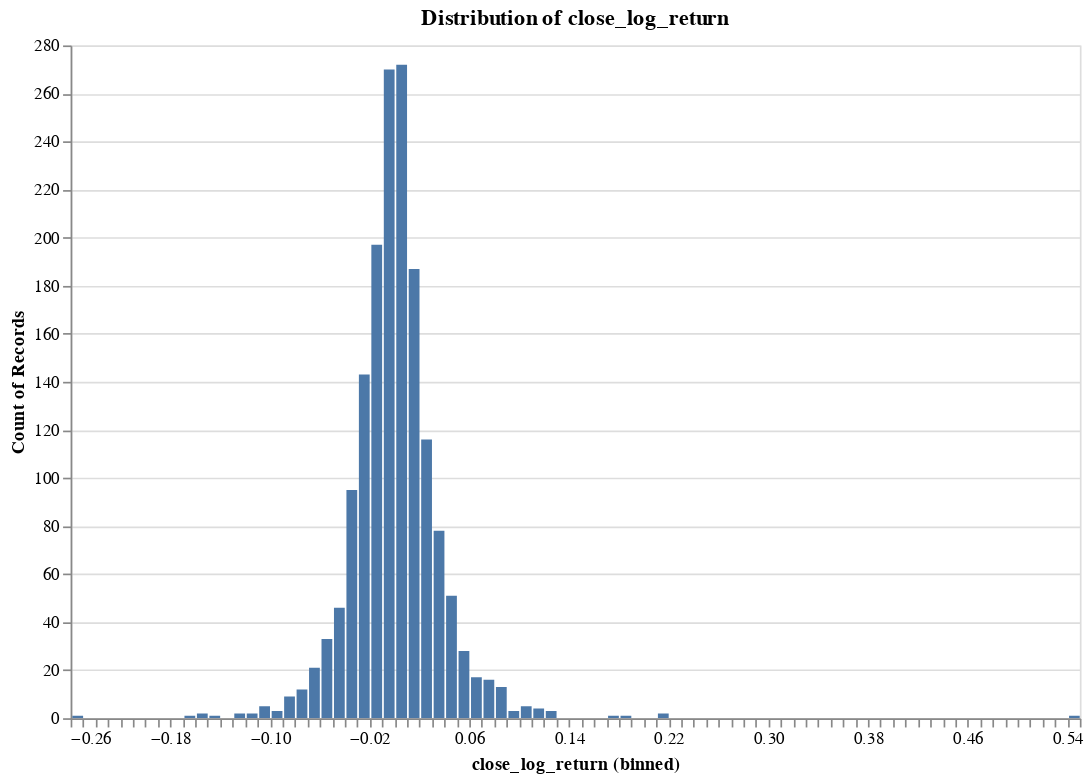

Here is the notebook cell this chart was saved with:
### Markdown cell above
As we can see in the following plots, the distribution of the log returns seem to follow a **normal distribution**, while the distribution of close is much more noisy. This is another reason with time additivity to why we model usingf log returns and not normal closing prices.

### Code cell
research.plot_distribution(ts, target, no_bins = 100)

### Figure 1 — Vega-Lite specification as saved in the notebook (floating-point values rounded to 4 significant figures; data arrays with more than 128 entries replaced by an {"elided": "..."} marker saying what was removed)
{"config": {"view": {"continuousWidth": 300, "continuousHeight": 300}, "scale": {"zero": false}}, "data": {"name": "data-ff666d57bbfbb3189a49bde7db57582a"}, "mark": {"type": "bar"}, "encoding": {"x": {"bin": {"maxbins": 100}, "field": "close_log_return", "type": "quantitative"}, "y": {"aggregate": "count", "type": "quantitative"}}, "height": 400, "params": [{"name": "param_1", "select": {"type": "interval"}, "bind": "scales"}], "title": "Distribution of close_log_return", "width": 600, "$schema": "https://vega.github.io/schema/vega-lite/v5.20.1.json", "datasets": {"data-ff666d57bbfbb3189a49bde7db57582a": {"elided": "1641 records"}}}
